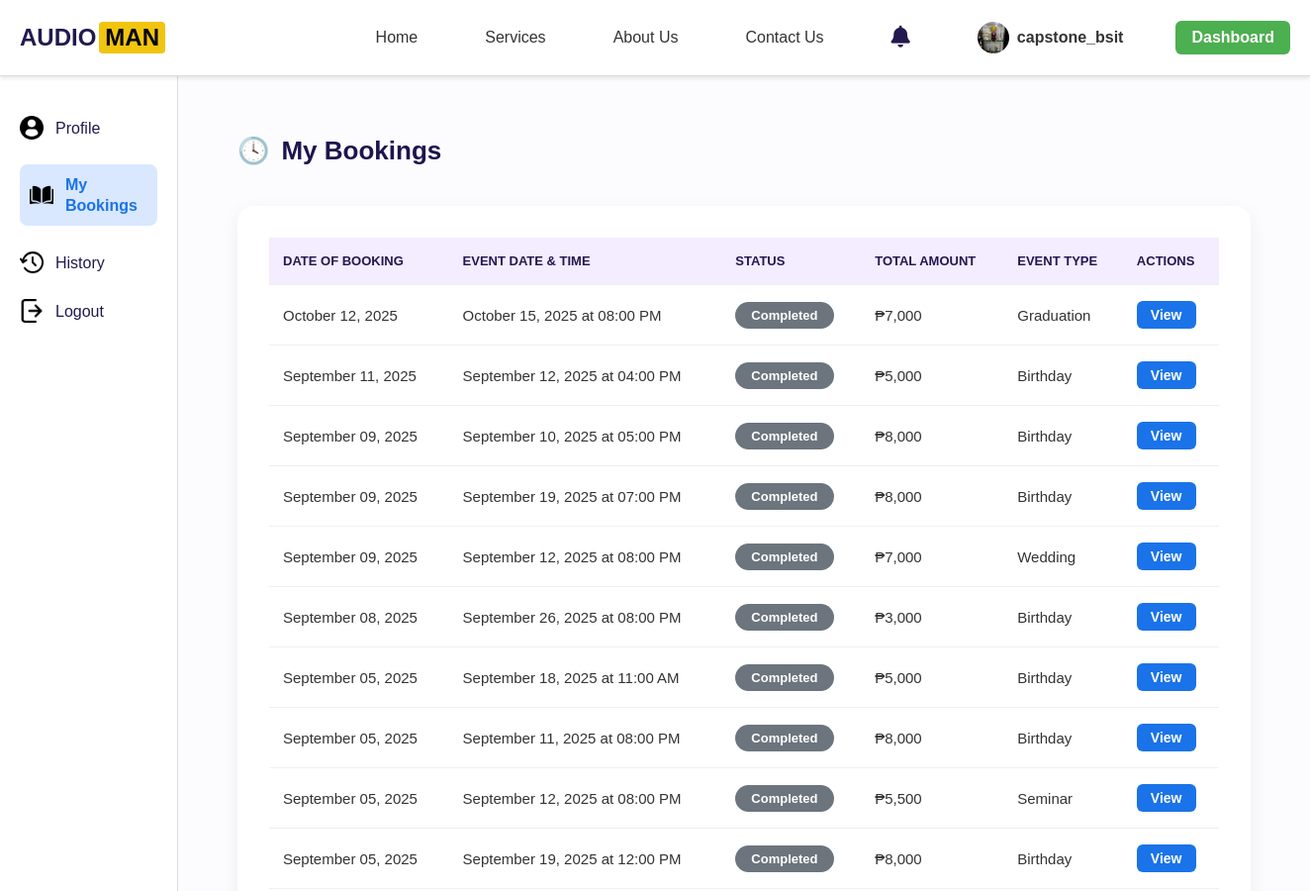
The page /accounts/mybookings/ (signed in, upper part) on the database as committed earlier.
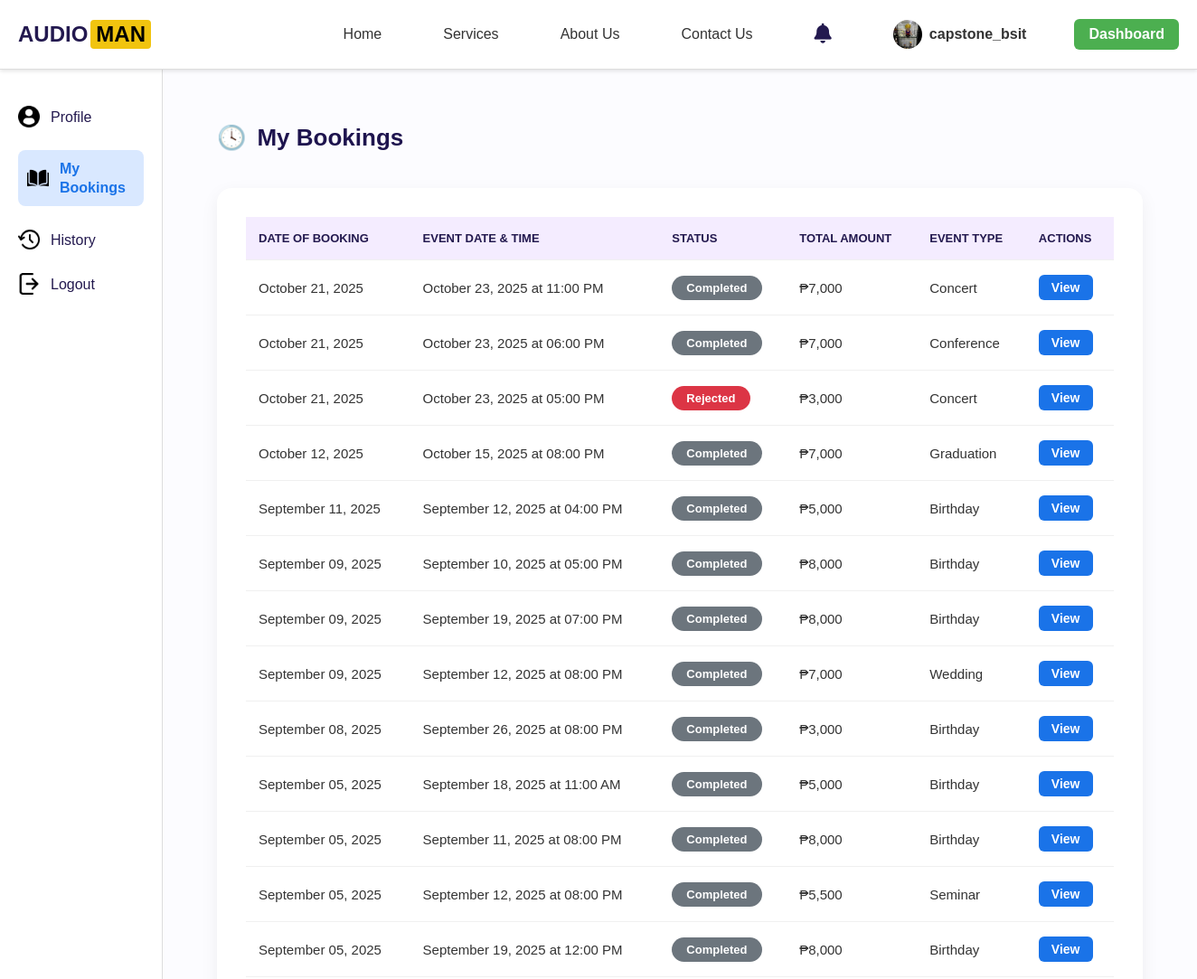
The same page on the database as committed later.
### accounts/models.py (models this page shows, shortened)
class Booking(models.Model):
    STATUS_CHOICES = [
        ('Processing', 'Processing'),
        ('Approved', 'Approved'),
        ('Rejected', 'Rejected'),
        ('Completed', 'Completed'),
    ]
    user = models.ForeignKey(User, on_delete=models.CASCADE)
    package = models.ForeignKey('ServicePackage', on_delete=models.CASCADE)
    full_name = models.CharField(max_length=100)
    email = models.EmailField()
    contact_number = models.CharField(max_length=20)
    event_date = models.DateField()
    event_time = models.TimeField()
    end_time = models.TimeField(null=True, blank=True)
    event_type = models.CharField(max_length=100)
    location = models.CharField(max_length=255)
    fulladdress = models.CharField(max_length=255, blank=True, null=True)
    audience_size = models.IntegerField()
    status = models.CharField(max_length=50, choices=STATUS_CHOICES, default='Processing')
    price = models.CharField(max_length=20)
    created_at = models.DateTimeField(default=timezone.now)
    cancel_reason = models.TextField(blank=True, null=True)
    reject_reason = models.TextField(null=True, blank=True)
    review_exists = models.BooleanField(null=False, default=False)
    barangay = models.CharField(max_length=100, blank=True, null=True)

### accounts/views.py (the view)
# urls.py: path('mybookings/', views.mybookings, name='mybookings'),
@login_required
def mybookings(request):
    bookings = Booking.objects.filter(user=request.user).order_by('-created_at')
    booking_list = []
    for b in bookings:
        booking_list.append({
            'id': b.id,  # ✅ add this line
            'event_datetime': f"{b.event_date.strftime('%B %d, %Y')} at {b.event_time.strftime('%I:%M %p')}",
            'date_booked': b.created_at.strftime('%B %d, %Y'),
            'status': b.status,
            'total': b.price,
            'event_type': b.event_type,
            'package_title': b.package.title,
        })
    return render(request, 'accounts/mybookings.html', {'booking_list': booking_list})

### accounts/context_processors.py (called while the page is built)
def notifications_context(request):
    if request.user.is_authenticated:
        notifications = Notification.objects.filter(user=request.user).order_by('-created_at')
        unread_count = notifications.filter(is_read=False).count()
        return {
            'notifications': notifications,
            'notifications_unread_count': unread_count
        }
    return {}

### accounts/templates/accounts/mybookings.html (shortened to what this page needs)
{% extends 'base.html' %}
{% load static %}
{% block content %}
<div class="container">
  <aside class="sidebar">
    <ul>
      <li class="{% if request.resolver_match.url_name == 'profile' %}active{% endif %}">
        <img src="{% static 'images/profile-user.png' %}" alt="Profile Icon">
        <span><a href="{% url 'profile' %}">Profile</a></span>
    </li>
    <li class="{% if request.resolver_match.url_name == 'mybookings' %}active{% endif %}">
        <img src="{% static 'images/open-book.png' %}" alt="Bookings Icon">
        <span><a href="{% url 'mybookings' %}">My Bookings</a></span>
    </li>
    <li class="{% if request.resolver_match.url_name == 'history' %}active{% endif %}">
        <img src="{% static 'images/history.png' %}" alt="History Icon">
        <span><a href="{% url 'history' %}">History</a></span>
    </li>
    <li>
        <img src="{% static 'images/logout.png' %}" alt="Logout Icon">
        <span><a href="javascript:void(0);" onclick="confirmLogout()">Logout</a></span>
    </li>
    </ul>
  </aside>
  <main class="main-content">
    <h2><span class="icon">🕓</span> My Bookings</h2>
    <div class="table-container">
      <table>
        <thead>
          <tr>
            <th>Date Of Booking</th>
            <th>Event Date & Time</th>
            <th>Status</th>
            <th>Total Amount</th>
            <th>Event Type</th>
            <th>Actions</th>
          </tr>
        </thead>
        <tbody>
          {% for booking in booking_list %}
          <tr>
            <td>{{ booking.date_booked }}</td>
            <td>{{ booking.event_datetime }}</td>
            <td>
              <span class="status {% if booking.status|lower == 'accepted' %}accepted{% elif booking.status|lower == 'rejected' %}rejected{% elif booking.status|lower == 'processing' %}processing{% elif booking.status|lower == 'cancelled' %}cancelled{% else %}default{% endif %}">
                {{ booking.status }}
              </span>
            </td>
            <td>{{ booking.total }}</td>
            <td>{{ booking.event_type }}</td>
            <td>
            <a href="{% url 'view_mybooking' booking.id %}" class="btn-view">View</a>
          </td>
          </tr>
          {% empty %}
          <tr><td colspan="6">No bookings found.</td></tr>
          {% endfor %}
        </tbody>
      </table>
    </div>
  </main>
</div>
{% endblock %}

Rows that differ between the two databases and show on the page:
added Booking: status "Completed", total "₱7,000", event_type "Concert"
added Booking: status "Completed", total "₱7,000", event_type "Conference"
added Booking: status "Rejected", total "₱3,000", event_type "Concert"
Other text that changed with them:
new list line: "October 21, 2025 October 23, 2025 at 11:00 PM View"
new list line: "October 21, 2025 October 23, 2025 at 06:00 PM View"
new list line: "October 21, 2025 October 23, 2025 at 05:00 PM View"
